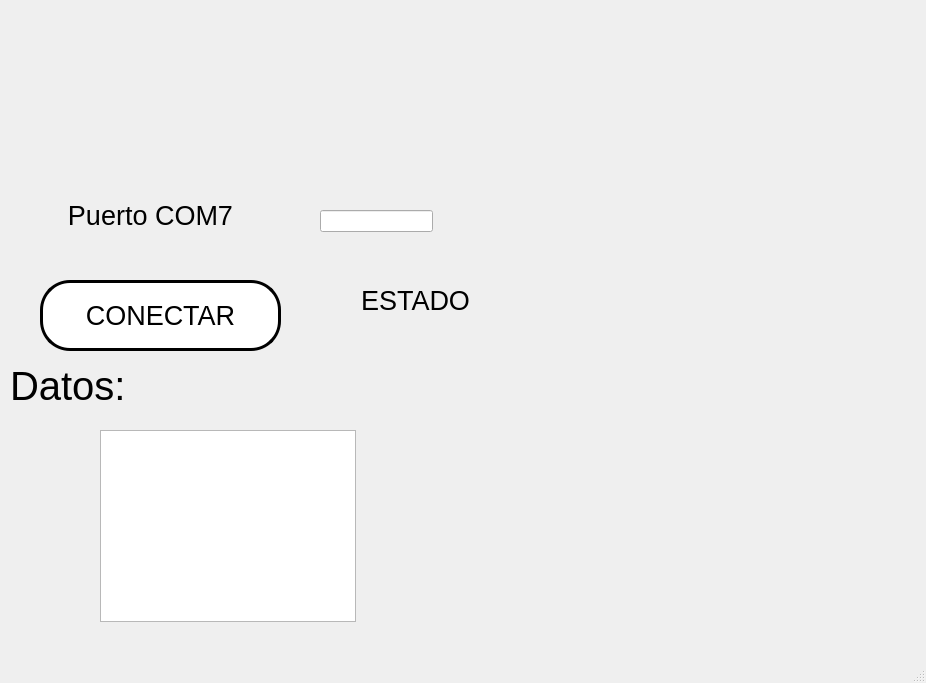
<?xml version="1.0" encoding="UTF-8"?>
<ui version="4.0">
 <class>MainWindow</class>
 <widget class="QMainWindow" name="MainWindow">
  <property name="geometry">
   <rect>
    <x>0</x>
    <y>0</y>
    <width>926</width>
    <height>683</height>
   </rect>
  </property>
  <property name="windowTitle">
   <string>MainWindow</string>
  </property>
  <widget class="QWidget" name="centralwidget">
   <widget class="QLabel" name="txt_estado">
    <property name="geometry">
     <rect>
      <x>170</x>
      <y>270</y>
      <width>491</width>
      <height>61</height>
     </rect>
    </property>
    <property name="font">
     <font>
      <pointsize>20</pointsize>
     </font>
    </property>
    <property name="text">
     <string>ESTADO</string>
    </property>
    <property name="alignment">
     <set>Qt::AlignCenter</set>
    </property>
   </widget>
   <widget class="QLabel" name="label">
    <property name="geometry">
     <rect>
      <x>20</x>
      <y>40</y>
      <width>161</width>
      <height>141</height>
     </rect>
    </property>
    <property name="styleSheet">
     <string notr="true"/>
    </property>
    <property name="text">
     <string/>
    </property>
    <property name="pixmap">
     <pixmap resource="../../Archivos/Recursos.qrc">:/UAT LOGOS/Logo UAT.png</pixmap>
    </property>
    <property name="scaledContents">
     <bool>true</bool>
    </property>
   </widget>
   <widget class="QLabel" name="label_3">
    <property name="geometry">
     <rect>
      <x>640</x>
      <y>0</y>
      <width>281</width>
      <height>211</height>
     </rect>
    </property>
    <property name="styleSheet">
     <string notr="true"/>
    </property>
    <property name="text">
     <string/>
    </property>
    <property name="pixmap">
     <pixmap resource="../../Archivos/Recursos.qrc">:/UAT LOGOS/logo facultad de ingenieria uat.png</pixmap>
    </property>
    <property name="scaledContents">
     <bool>true</bool>
    </property>
   </widget>
   <widget class="QLabel" name="label_7">
    <property name="geometry">
     <rect>
      <x>710</x>
      <y>440</y>
      <width>191</width>
      <height>181</height>
     </rect>
    </property>
    <property name="styleSheet">
     <string notr="true"/>
    </property>
    <property name="text">
     <string/>
    </property>
    <property name="pixmap">
     <pixmap resource="../../Archivos/Recursos.qrc">:/Equipo LOGO/logo equipo 3.jpg</pixmap>
    </property>
    <property name="scaledContents">
     <bool>true</bool>
    </property>
   </widget>
   <widget class="QLabel" name="label_2">
    <property name="geometry">
     <rect>
      <x>-20</x>
      <y>190</y>
      <width>341</width>
      <height>51</height>
     </rect>
    </property>
    <property name="font">
     <font>
      <pointsize>20</pointsize>
     </font>
    </property>
    <property name="text">
     <string>Puerto COM7</string>
    </property>
    <property name="alignment">
     <set>Qt::AlignCenter</set>
    </property>
   </widget>
   <widget class="QPushButton" name="btn_accion">
    <property name="geometry">
     <rect>
      <x>40</x>
      <y>280</y>
      <width>241</width>
      <height>71</height>
     </rect>
    </property>
    <property name="font">
     <font>
      <pointsize>20</pointsize>
     </font>
    </property>
    <property name="styleSheet">
     <string notr="true">background-color: rgb(255, 255, 255);
border-radius: 30px;
border: 3px solid black;</string>
    </property>
    <property name="text">
     <string>CONECTAR</string>
    </property>
   </widget>
   <widget class="QLineEdit" name="txt_com">
    <property name="geometry">
     <rect>
      <x>320</x>
      <y>210</y>
      <width>113</width>
      <height>22</height>
     </rect>
    </property>
    <property name="text">
     <string/>
    </property>
   </widget>
   <widget class="QListWidget" name="listas_datos">
    <property name="geometry">
     <rect>
      <x>100</x>
      <y>430</y>
      <width>256</width>
      <height>192</height>
     </rect>
    </property>
   </widget>
   <widget class="QLabel" name="label_4">
    <property name="geometry">
     <rect>
      <x>10</x>
      <y>360</y>
      <width>171</width>
      <height>51</height>
     </rect>
    </property>
    <property name="font">
     <font>
      <pointsize>30</pointsize>
     </font>
    </property>
    <property name="text">
     <string>Datos:</string>
    </property>
   </widget>
  </widget>
  <widget class="QMenuBar" name="menubar">
   <property name="geometry">
    <rect>
     <x>0</x>
     <y>0</y>
     <width>926</width>
     <height>26</height>
    </rect>
   </property>
  </widget>
  <widget class="QStatusBar" name="statusbar"/>
 </widget>
 <resources>
  <include location="../../Archivos/Recursos.qrc"/>
 </resources>
 <connections/>
</ui>
